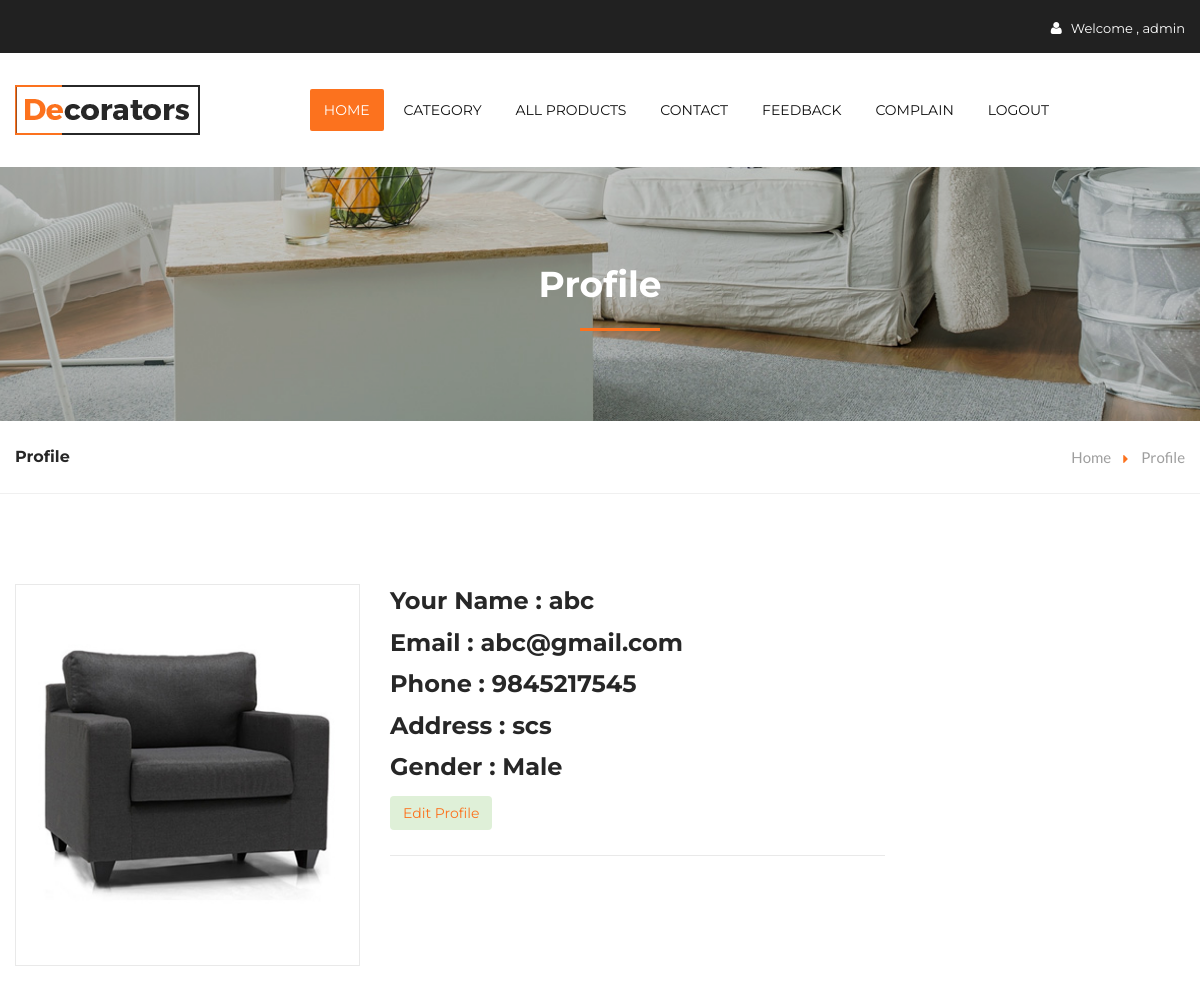
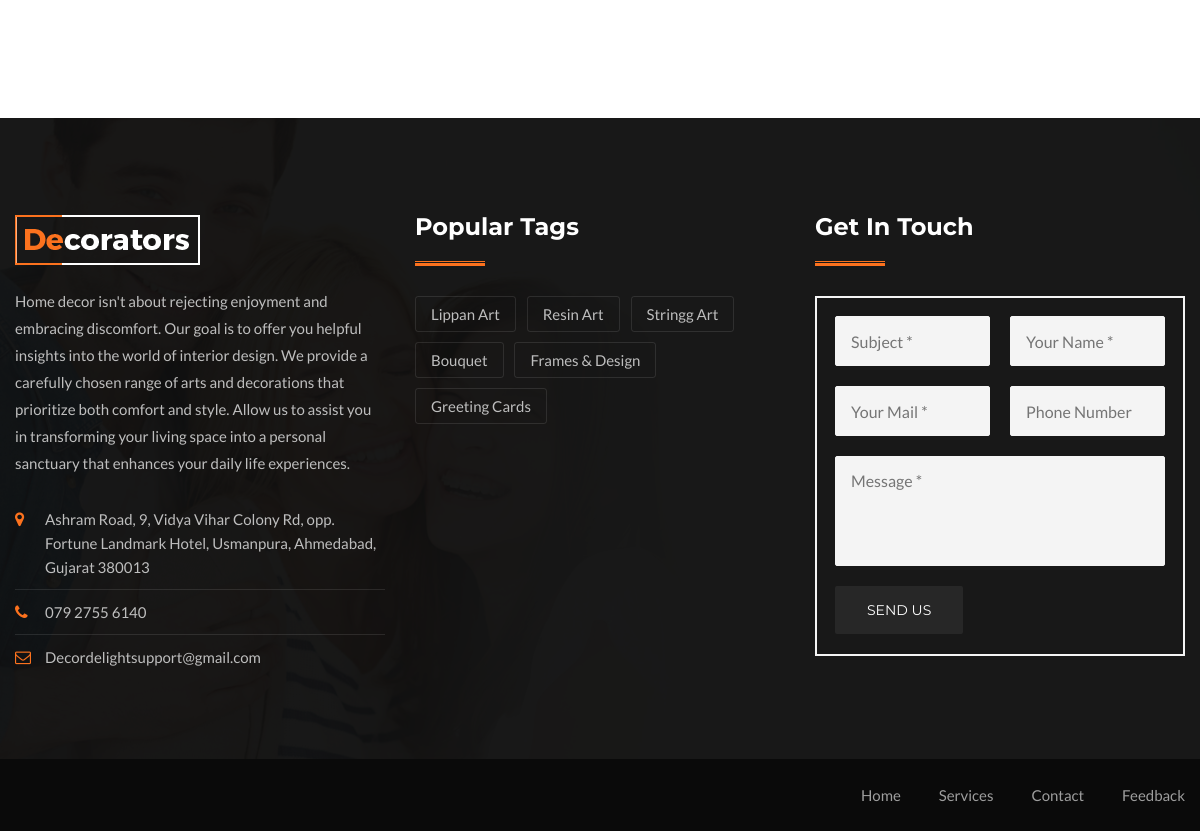
The app's page /profile (signed in) with its own data (2 pictures, top to bottom).
### myapp/models.py (models this page shows, shortened)
class login(models.Model):
    U_NAME = models.CharField(max_length=40, null=True)
    EMAIL_ID = models.EmailField()
    PHONE_NO = models.BigIntegerField()
    PASSWORD = models.CharField(max_length=8,null=True)
    U_ADDRESS = models.TextField(null=True)
    U_GENDER = models.CharField(max_length=30,null=True)
    STATUS = models.CharField(max_length=20,null=True)

class Category(models.Model):
    CAT_NAME = models.CharField(max_length=30,null=True)
    CAT_IMG = models.ImageField(upload_to='photos',null=True)
    def category_photo(self):
        return mark_safe('<img src="{}" width="100"/>'.format(self.CAT_IMG.url))
    category_photo.allow_tags = True

### myapp/views.py (the view)
# urls.py: path('profile', views.showprofile, name="profile"),
def showprofile(request):
    uid = request.session["logid"]
    fetchuserdata =login.objects.get(id=uid)
    fetchcatdata = Category.objects.all()
    context ={
        "userdata": fetchuserdata,
        "catdata": fetchcatdata
    }
    return render(request,"showprofile.html",context)

### myapp/templates/showprofile.html (shortened to what this page needs)
<!DOCTYPE html>
<html>
<head>
<link href="../../static/css/bootstrap.css" rel="stylesheet">
<link href="../static/css/style.css" rel="stylesheet">
<link href="../static/css/nouislider.css" rel="stylesheet">
<link href="../static/css/nouislider.pips.css" rel="stylesheet">
<link href="../static/css/responsive.css" rel="stylesheet">
</head>
<body>
<div class="page-wrapper">
    <header class="main-header">
    	<div class="header-top">
        	<div class="auto-container">
            	<div class="row clearfix">
                    <div class="top-right pull-right">
                    	<ul>
                            {% if request.session.logname %}
                        	<li><span class="fa fa-user"></span><a href="/profile"> Welcome , {{ request.session.logname }}</a></li>
                            {% endif %}
                        </ul>
                    </div>
                </div>
            </div>
        </div>
    	<div class="main-box">
        	<div class="auto-container">
            	<div class="outer-container clearfix">
                    <div class="logo-box">
                        <div class="logo"><a href="index"><img src="static/images/logo.png" alt=""></a></div>
                    </div>
                    <div class="nav-outer clearfix">
                        <nav class="main-menu">
                            <div class="navbar-collapse collapse clearfix">
                                <ul class="navigation clearfix">
                                    <li class="current"><a href="/index">Home</a></li>
                                    <li><a href="/services">Category</a></li>
                                    <li><a href="/shop">All Products</a></li>
                                    {% if request.session.logname %}
                                     <li><a href="contact">Contact</a></li>
                                     <li><a href="/feedback">Feedback</a></li>
                                     <li><a href="/complain">Complain</a></li>
                                     <li><a href="/logout">Logout</a></li>
                                    {% else %}
                                     <li><a href="/register">Register</a></li>
                                    <li><a href="/login">Login </a></li>
                                    {% endif %}
                                 </ul>
                            </div>
                        </nav>
                    </div>
            </div>
        </div>
    </header>
    <section class="page-title" style="background-image:url(../static/images/background/bg-page-title-1.jpg);">
        <div class="auto-container">
            <h1>Profile</h1>
        </div>
    </section>
    <section class="page-info">
        <div class="auto-container clearfix">
            <div class="pull-left"><h2>Profile</h2></div>
            <div class="pull-right">
                <ul class="bread-crumb clearfix">
                    <li><a href="/index">Home</a></li>
                    <li><a href="/profile ">Profile</a></li>
                </ul>
            </div>
        </div>
    </section>
    <div class="sidebar-page-container">
        <div class="auto-container">
            <div class="row clearfix">
                <div class="content-side col-lg-9 col-md-8 col-sm-12 col-xs-12">
                    <section class="products-section product-details no-padd-top no-padd-bottom">
                        <div class="basic-details">
                            <div class="row clearfix">
                                <div class="image-column col-md-5 col-sm-6 col-xs-12">
                                    <figure class="image-box"><img class="img-responsive" src="../static/images/resource/products/image-14.jpg" alt=""></figure>
                                </div>
                                <div class="info-column col-md-7 col-sm-6 col-xs-12">
                                    <div class="details-header">
                                        <label><h4>Your Name : {{userdata.U_NAME}}</h4></label>
                                        <label><h4>Email : {{userdata.EMAIL_ID}}</h4></label>
                                        <br>
                                        <label><h4>Phone : {{userdata.PHONE_NO}}</h4></label>
                                                        <br>
                                        <label><h4>Address : {{userdata.U_ADDRESS}}</h4></label>
                                                       <br>
                                        <label><h4>Gender : {{userdata.U_GENDER}}</h4></label>
                                        <h3><a href="/editprofile" class="btn bg-success text-white"> Edit Profile</a></h3>
                                    </div>
                                </div>
                            </div>
                        </div>
                    </section>
                </div>
                <div class="sidebar-side col-lg-3 col-md-4 col-sm-6 col-xs-12">
                </div>
            </div>
        </div>
    </div>
    <footer class="main-footer" style="background-image:url(/static/images/background/footer-bg.jpg);">
    <div class="auto-container">
        <div class="widgets-section">
            <div class="row clearfix">
                <div class="footer-column col-md-4 col-sm-4 col-xs-12">
                    <div class="footer-widget about-widget">
                        <div class="footer-logo"><figure><a href="index"><img src="/static/images/logo-4.png" alt=""></a></figure></div>
                        <div class="widget-content">
                            <div class="text">Home decor isn't about rejecting enjoyment and embracing discomfort. Our goal is to offer you helpful insights into the world of interior design. We provide a carefully chosen range of arts and decorations that prioritize both comfort and style. Allow us to assist you in transforming your living space into a personal sanctuary that enhances your daily life experiences.</div>
                            <ul class="contact-info">
                                <li><span class="icon fa fa-map-marker"></span>Ashram Road, 9, Vidya Vihar Colony Rd, opp. Fortune Landmark Hotel, Usmanpura, Ahmedabad, Gujarat 380013</li>
                                <li><span class="icon fa fa-phone"></span>079 2755 6140</li>
                                <li><span class="icon fa fa-envelope-o"></span>Decordelightsupport@gmail.com</li>
                            </ul>
                        </div>
                    </div>
                </div>
                <div class="footer-column col-md-4 col-sm-4 col-xs-12">
                    <div class="footer-widget tags-widget">
                        <h2>Popular Tags</h2>
                        <div class="widget-content">
                            <ul class="tags-list">
                                {% for i in catdata %}
                                    <li><a href="/productfilter/{{ i.id }}">{{ i.CAT_NAME }}</a></li>
                                {% endfor %}
                            </ul>
                        </div>
                    </div>
                </div>
                <div class="footer-column col-md-4 col-sm-4 col-xs-12">
                    <div class="footer-widget tags-widget">
                        <h2>Get in Touch</h2>
                        <div class="form-box default-form">
                            <div class="contact-form default-form">
                                <form action="/insertcontactdata" method="post" enctype="multipart/form-data">
                                    <div class="row clearfix">
                                        <div class="form-group col-md-6 col-sm-6 col-xs-12">
                                            <input type="text" name="subject" value="" placeholder="Subject *" required>
                                        </div>
                                        <div class="form-group col-md-6 col-sm-6 col-xs-12">
                                            <input type="text" name="username" value="" placeholder="Your Name *" required>
                                        </div>
                                        <div class="form-group col-md-6 col-sm-6 col-xs-12">
                                            <input type="email" name="email" value="" placeholder="Your Mail *" required>
                                        </div>
                                        <div class="form-group col-md-6 col-sm-6 col-xs-12">
                                            <input type="text" name="phone" value="" placeholder="Phone Number">
                                        </div>
                                        <div class="form-group col-md-12 col-sm-12 col-xs-12">
                                            <textarea name="message" placeholder="Message *"></textarea>
                                        </div>
                                        <div class="form-group col-md-12 col-sm-12 col-xs-12">
                                            <input type="submit" class="theme-btn btn-style-two" name="Submit" value="SEND US" />
                                        </div>
                                    </div>
                                </form>
                            </div>
                        </div>
                    </div>
                </div>
            </div>
        </div>
    </div>
    <div class="footer-bottom">
        <div class="auto-container">
            <div class="clearfix">
                <div class="pull-right">
                    <ul class="footer-nav">
                        <li><a href=/index>Home</a></li>
                        <li><a href="/services">Services</a></li>
                        <li><a href="/contact">Contact</a></li>
                        <li><a href="/feedback">Feedback</a></li>
                    </ul>
                </div>
            </div>
        </div>
    </div>
</footer>
</div>
</body>
</html>

### records on screen
login: U_NAME "abc", EMAIL_ID "abc@gmail.com", PHONE_NO "9845217545", U_ADDRESS "scs", U_GENDER "Male"
Category: CAT_NAME "Lippan Art"
Category: CAT_NAME "Resin Art"
Category: CAT_NAME "Stringg Art"
Category: CAT_NAME "Bouquet"
Category: CAT_NAME "Frames & Design"
Category: CAT_NAME "Greeting Cards"

### other values on screen
{{ request.session.logname }} "admin"
